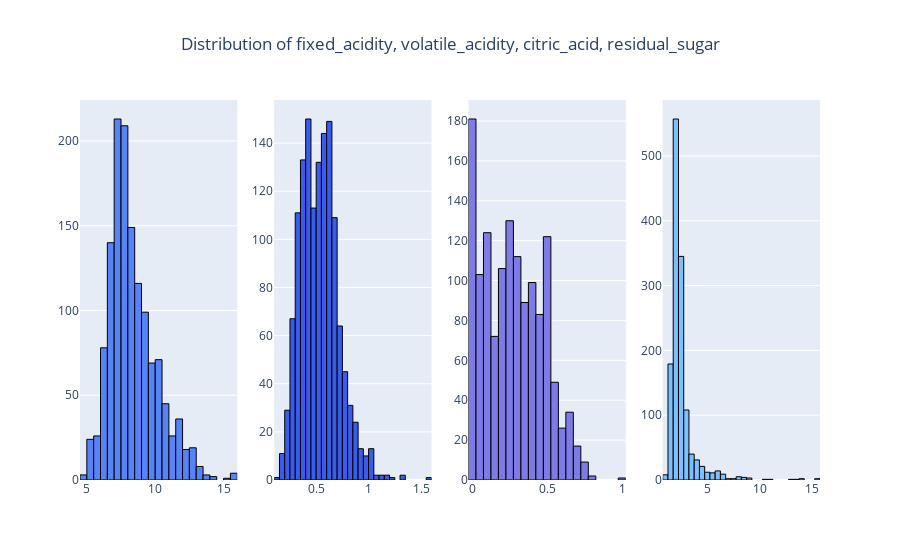

The notebook cell this image was saved under:
### Markdown cell above
In our dataset, we have identified a total of 601 outliers across 12 features using the Interquartile Range (IQR) method. 

These outliers represent values that significantly deviate from the rest of the data. 

While outliers can sometimes indicate errors, they can also represent valid but extreme variations in the data. 

At this stage, without a deeper understanding of the context and nature of the data, we have chosen to temporarily retain these outliers in our analysis. 

This decision stems from the possibility that these outliers could provide valuable insights. 

However, we acknowledge that outliers can potentially skew our analysis and we will therefore revisit this decision as necessary during later stages of our analysis.

### Code cell
plot_histograms(wine_df, ["fixed_acidity", "volatile_acidity", "citric_acid", "residual_sugar"], save_path="histograms.png")

### Figure 1 — Plotly figure (JSON) as saved in the notebook; plotly's stock layout.template omitted (floating-point values rounded to 4 significant figures; data arrays with more than 128 entries replaced by an {"elided": "..."} marker saying what was removed)
{"data": [{"marker": {"color": "#5684F7", "line": {"color": "#000000", "width": 1}}, "name": "fixed_acidity", "nbinsx": 40, "type": "histogram", "x": {"elided": "1359 float values"}, "xaxis": "x", "yaxis": "y"}, {"marker": {"color": "#3A5CED", "line": {"color": "#000000", "width": 1}}, "name": "volatile_acidity", "nbinsx": 40, "type": "histogram", "x": {"elided": "1359 float values"}, "xaxis": "x2", "yaxis": "y2"}, {"marker": {"color": "#7E7AE6", "line": {"color": "#000000", "width": 1}}, "name": "citric_acid", "nbinsx": 40, "type": "histogram", "x": {"elided": "1359 float values"}, "xaxis": "x3", "yaxis": "y3"}, {"marker": {"color": "#7BC0FF", "line": {"color": "#000000", "width": 1}}, "name": "residual_sugar", "nbinsx": 40, "type": "histogram", "x": {"elided": "1359 float values"}, "xaxis": "x4", "yaxis": "y4"}], "layout": {"showlegend": false, "title": {"text": "Distribution of fixed_acidity, volatile_acidity, citric_acid, residual_sugar", "x": 0.5}, "xaxis": {"anchor": "y", "domain": [0, 0.2125]}, "xaxis2": {"anchor": "y2", "domain": [0.2625, 0.475]}, "xaxis3": {"anchor": "y3", "domain": [0.525, 0.7375]}, "xaxis4": {"anchor": "y4", "domain": [0.7875, 1]}, "yaxis": {"anchor": "x", "domain": [0, 1]}, "yaxis2": {"anchor": "x2", "domain": [0, 1]}, "yaxis3": {"anchor": "x3", "domain": [0, 1]}, "yaxis4": {"anchor": "x4", "domain": [0, 1]}}}
